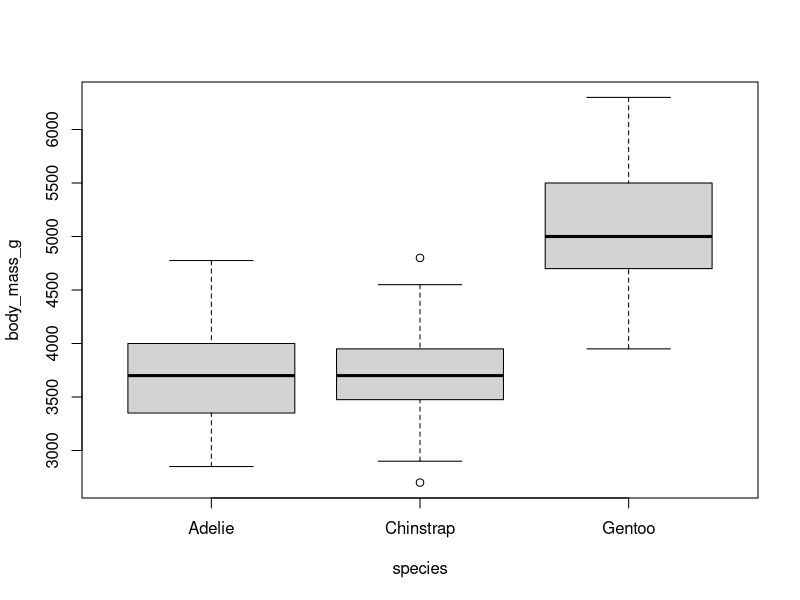
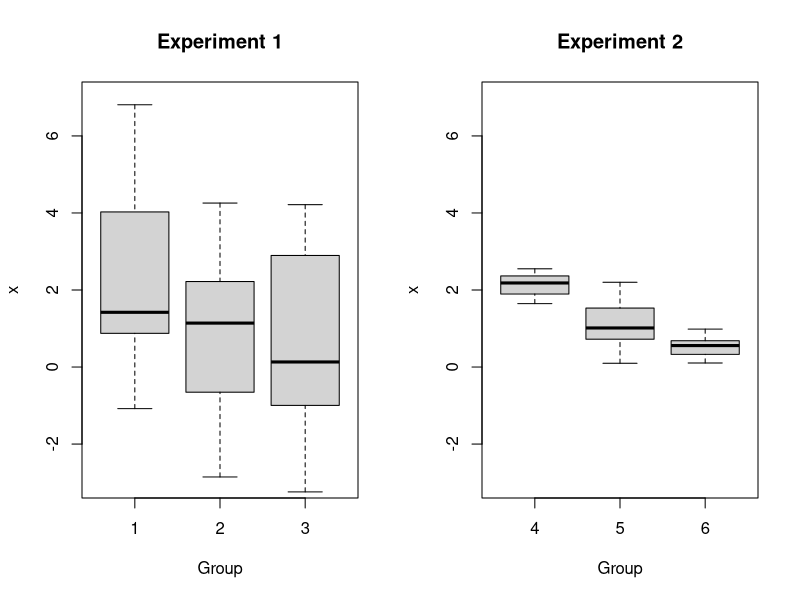
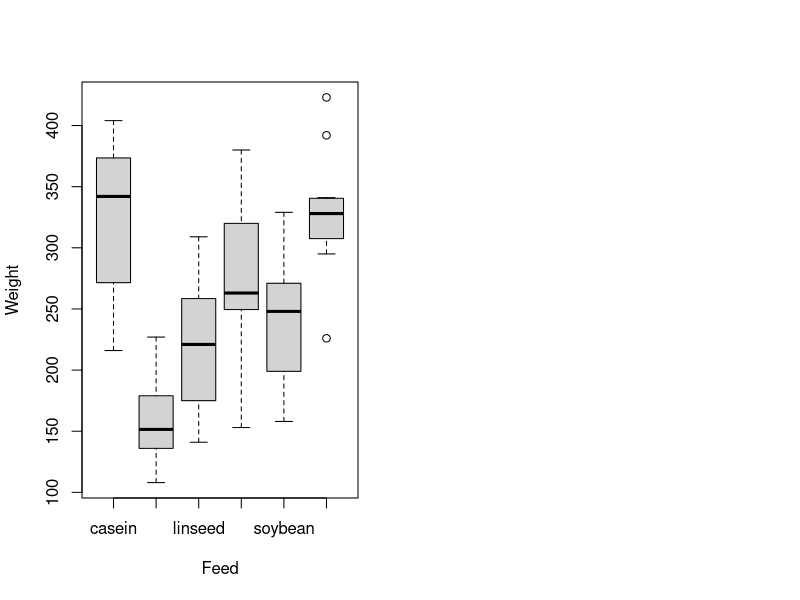
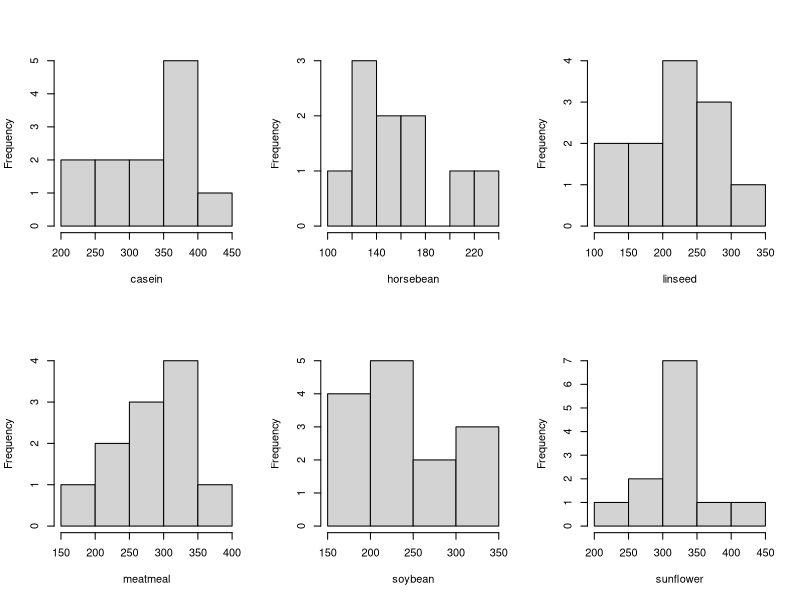

Write R code to recreate these figures, in order.
## ---- chunk 1
knitr::opts_chunk$set(echo = FALSE)
## ---- chunk 2
library(palmerpenguins)
data(penguins)
by(penguins$body_mass_g, penguins$species, summary)
## ---- chunk 3
plot(body_mass_g ~ species, penguins)
## ---- chunk 4
par(mfrow=c(1,2))
set.seed(0)
g1 <- rnorm(15, 2, 2)
g2 <- rnorm(15, 1, 3)
g3 <- runif(17, -4, 5)
x1 <- c(g1, g2, g3); grp1 <- c(rep(1,15),rep(2,15),rep(3,17))

h1 <- rnorm(15, 2, 0.5)
h2 <- rnorm(15, 1, 0.5)
h3 <- runif(17, 0, 1)
x2 <- c(h1, h2, h3); grp2 <- c(rep(4,15),rep(5,15),rep(6,17))

boxplot(x1 ~ grp1, ylim=c(-3,7), xlab="Group", ylab="x", main="Experiment 1")
boxplot(x2 ~ grp2, ylim=c(-3,7), xlab="Group", ylab="x", main="Experiment 2")
## ---- chunk 5
feeds <- levels(chickwts$feed)
wtns <- tapply(chickwts$weight, chickwts$feed, length)
wtmeans <- round(tapply(chickwts$weight, chickwts$feed, mean),2)
wtsds <- round(tapply(chickwts$weight, chickwts$feed, sd),2)
sumry <- rbind(wtns, wtmeans, wtsds)
rownames(sumry) <- c("n","Mean", "Std Dev")
print(sumry)
## ---- chunk 6
boxplot(chickwts$weight~chickwts$feed, ylab="Weight", xlab="Feed")
## ---- chunk 7
par(mfrow=c(2,3)); for(i in 1:6) hist(chickwts$weight[chickwts$feed==feeds[i]], xlab=feeds[i], main="")
## ---- chunk 8
summary(lm(chickwts$weight ~ chickwts$feed))
anova(lm(chickwts$weight ~ chickwts$feed))

aov(chickwts$weight ~ chickwts$feed)
anova(aov(chickwts$weight ~ chickwts$feed))
